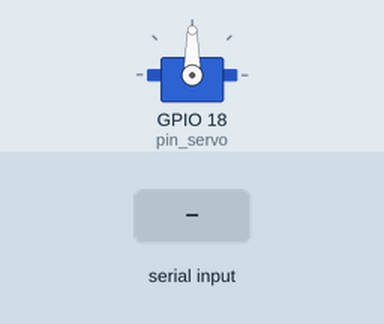
This sketch was run on a simulated ESP32. On the bench: servo. The test bench sets the inputs (shaded band).

Above: at 1.2 s.
1.3 s: "30,150\n" received over Serial
At 2.4 s:
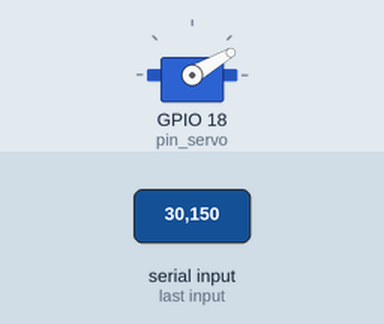
2.8 s: "5\n" received over Serial
At 3.5 s:
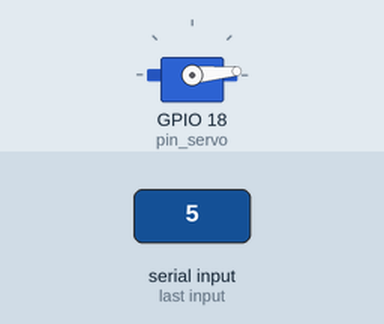
4.3 s: "90,45\n" received over Serial
At 4.6 s:
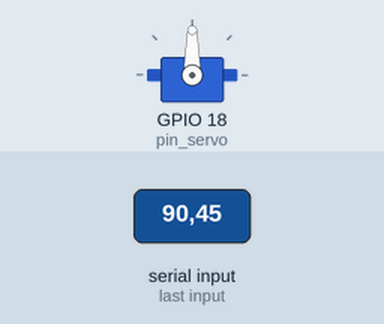
Timing chart, 0 to 7.3 s (numbered marks = the images above; inputs shaded):
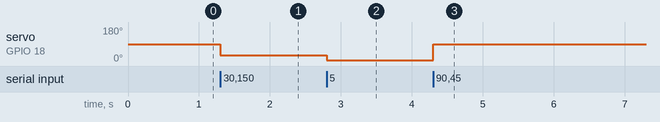

Measured:
- after the input at 1.3 s, servo on GPIO 18 (pin_servo): 90° → 30° at once
- after the input at 2.8 s, servo on GPIO 18 (pin_servo): 30° → 5° at once
- after the input at 4.3 s, servo on GPIO 18 (pin_servo): 5° → 90° at once

The sketch:

move_servo.ino
```cpp
#include <ESP32Servo.h>

Servo servo;
int pin_servo = 18;

void setup() {
  Serial.begin(115200);

  servo.attach(pin_servo);
}

void loop() {
  if (Serial.available() > 0) {
    int angle = Serial.parseInt();

    if (angle >= 0 && angle <= 180) {
      servo.write(angle);
    }

    while(Serial.available() > 0) {
      Serial.read();
    }
  }
}
```
